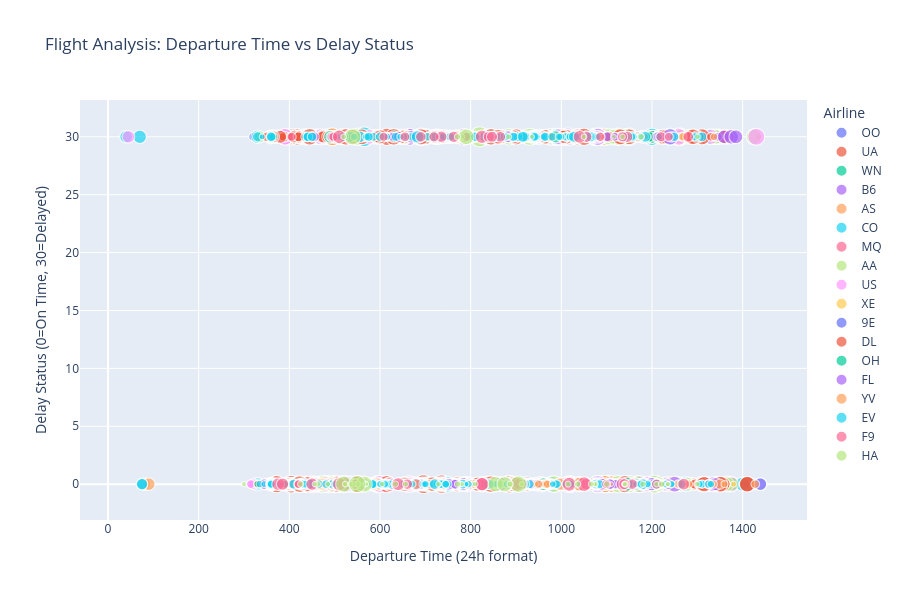

The code cell stored with this chart in its notebook:
### Markdown cell above
## Exercise 8: Interactive Data Exploration - Flight Delays Analysis

### Code cell
# Load real Airlines dataset
airlines_data = pd.read_csv('Airlines.csv')

# Sample data for better visualization (dataset is large)
sample_data = airlines_data.sample(n=5000, random_state=42)

# Create derived features
sample_data['delay_minutes'] = sample_data['Delay'] * 30  # Convert binary to approximate minutes
sample_data['flight_distance'] = sample_data['Length']  # Use flight length as distance

# Interactive scatter plot with real data
fig = px.scatter(sample_data, 
                 x='Time', 
                 y='delay_minutes',
                 color='Airline',
                 size='flight_distance',
                 hover_data=['Flight', 'AirportFrom', 'AirportTo'],
                 title='Flight Analysis: Departure Time vs Delay Status',
                 labels={'Time': 'Departure Time (24h format)',
                         'delay_minutes': 'Delay Status (0=On Time, 30=Delayed)',
                         'flight_distance': 'Flight Length (minutes)'})

fig.update_layout(height=600)
fig.show()

# Summary statistics by airline
print("\\nDelay Statistics by Airline:")
delay_stats = sample_data.groupby('Airline').agg({
    'Delay': ['count', 'sum', 'mean'],
    'Length': 'mean'
}).round(3)
delay_stats.columns = ['Total_Flights', 'Delayed_Flights', 'Delay_Rate', 'Avg_Flight_Length']
print(delay_stats)

### Figure 1 — Plotly figure (JSON) as saved in the notebook; plotly's stock layout.template omitted (floating-point values rounded to 4 significant figures; data arrays with more than 128 entries replaced by an {"elided": "..."} marker saying what was removed)
{"data": [{"customdata": {"elided": "489x3 mixed values"}, "hovertemplate": "Airline=OO<br>Departure Time (24h format)=%{x}<br>Delay Status (0=On Time, 30=Delayed)=%{y}<br>Flight Length (minutes)=%{marker.size}<br>Flight=%{customdata[0]}<br>AirportFrom=%{customdata[1]}<br>AirportTo=%{customdata[2]}<extra></extra>", "legendgroup": "OO", "marker": {"color": "#636efa", "size": {"elided": "489 int values"}, "sizemode": "area", "sizeref": 1.3, "symbol": "circle"}, "mode": "markers", "name": "OO", "showlegend": true, "type": "scattergl", "x": {"elided": "489 int values"}, "xaxis": "x", "y": {"elided": "489 int values"}, "yaxis": "y"}, {"customdata": {"elided": "249x3 mixed values"}, "hovertemplate": "Airline=UA<br>Departure Time (24h format)=%{x}<br>Delay Status (0=On Time, 30=Delayed)=%{y}<br>Flight Length (minutes)=%{marker.size}<br>Flight=%{customdata[0]}<br>AirportFrom=%{customdata[1]}<br>AirportTo=%{customdata[2]}<extra></extra>", "legendgroup": "UA", "marker": {"color": "#EF553B", "size": {"elided": "249 int values"}, "sizemode": "area", "sizeref": 1.3, "symbol": "circle"}, "mode": "markers", "name": "UA", "showlegend": true, "type": "scattergl", "x": {"elided": "249 int values"}, "xaxis": "x", "y": {"elided": "249 int values"}, "yaxis": "y"}, {"customdata": {"elided": "859x3 mixed values"}, "hovertemplate": "Airline=WN<br>Departure Time (24h format)=%{x}<br>Delay Status (0=On Time, 30=Delayed)=%{y}<br>Flight Length (minutes)=%{marker.size}<br>Flight=%{customdata[0]}<br>AirportFrom=%{customdata[1]}<br>AirportTo=%{customdata[2]}<extra></extra>", "legendgroup": "WN", "marker": {"color": "#00cc96", "size": {"elided": "859 int values"}, "sizemode": "area", "sizeref": 1.3, "symbol": "circle"}, "mode": "markers", "name": "WN", "showlegend": true, "type": "scattergl", "x": {"elided": "859 int values"}, "xaxis": "x", "y": {"elided": "859 int values"}, "yaxis": "y"}, {"customdata": {"elided": "169x3 mixed values"}, "hovertemplate": "Airline=B6<br>Departure Time (24h format)=%{x}<br>Delay Status (0=On Time, 30=Delayed)=%{y}<br>Flight Length (minutes)=%{marker.size}<br>Flight=%{customdata[0]}<br>AirportFrom=%{customdata[1]}<br>AirportTo=%{customdata[2]}<extra></extra>", "legendgroup": "B6", "marker": {"color": "#ab63fa", "size": {"elided": "169 int values"}, "sizemode": "area", "sizeref": 1.3, "symbol": "circle"}, "mode": "markers", "name": "B6", "showlegend": true, "type": "scattergl", "x": {"elided": "169 int values"}, "xaxis": "x", "y": {"elided": "169 int values"}, "yaxis": "y"}, {"customdata": {"elided": "107x3 mixed values"}, "hovertemplate": "Airline=AS<br>Departure Time (24h format)=%{x}<br>Delay Status (0=On Time, 30=Delayed)=%{y}<br>Flight Length (minutes)=%{marker.size}<br>Flight=%{customdata[0]}<br>AirportFrom=%{customdata[1]}<br>AirportTo=%{customdata[2]}<extra></extra>", "legendgroup": "AS", "marker": {"color": "#FFA15A", "size": [235, 133, 59, 129, 134, 143, 42, 122, 69, 46, 88, 400, 360, 155, 155, 385, 157, 148, 198, 164, 101, 127, 375, 154, 379, 170, 221, 43, 235, 130, 148, 129, 147, 199, 77, 158, 77, 117, 155, 165, 159, 88, 340, 165, 127, 126, 188, 167, 339, 115, 221, 183, 59, 385, 144, 137, 225, 56, 100, 162, 146, 337, 148, 153, 162, 206, 77, 294, 60, 40, 148, 86, 180, 135, 163, 172, 227, 270, 282, 163, 129, 148, 154, 199, 175, 63, 141, 229, 72, 127, 59, 307, 400, 140, 154, 375, 45, 47, 200, 159, 385, 170, 190, 128, 163, 52, 156], "sizemode": "area", "sizeref": 1.3, "symbol": "circle"}, "mode": "markers", "name": "AS", "showlegend": true, "type": "scattergl", "x": [1150, 420, 945, 550, 795, 625, 698, 850, 360, 1110, 606, 495, 480, 810, 810, 500, 990, 720, 1090, 1260, 485, 1070, 1110, 540, 1095, 985, 780, 516, 520, 735, 755, 445, 370, 425, 742, 1205, 1118, 480, 650, 1115, 1135, 1267, 550, 380, 1070, 1195, 420, 1110, 465, 420, 780, 390, 945, 1095, 425, 590, 1290, 1435, 370, 1110, 1265, 840, 510, 600, 750, 80, 742, 785, 1080, 1125, 755, 420, 1055, 1070, 550, 725, 730, 1135, 745, 750, 550, 755, 835, 425, 750, 1237, 805, 700, 360, 775, 1240, 905, 495, 1170, 470, 450, 1177, 813, 90, 870, 1095, 1025, 1005, 785, 750, 721, 1130], "xaxis": "x", "y": [30, 0, 0, 30, 30, 30, 30, 0, 0, 0, 0, 30, 0, 0, 30, 0, 0, 30, 30, 0, 0, 0, 0, 0, 30, 30, 30, 0, 30, 0, 30, 0, 0, 0, 0, 30, 30, 30, 0, 0, 0, 30, 0, 0, 30, 30, 0, 0, 0, 0, 0, 0, 0, 0, 0, 0, 0, 30, 0, 0, 30, 0, 0, 0, 0, 0, 0, 0, 30, 0, 0, 30, 0, 30, 0, 0, 30, 0, 0, 0, 0, 30, 30, 0, 30, 30, 0, 30, 0, 0, 30, 0, 30, 0, 30, 0, 30, 0, 0, 0, 0, 30, 30, 0, 0, 0, 0], "yaxis": "y"}, {"customdata": {"elided": "213x3 mixed values"}, "hovertemplate": "Airline=CO<br>Departure Time (24h format)=%{x}<br>Delay Status (0=On Time, 30=Delayed)=%{y}<br>Flight Length (minutes)=%{marker.size}<br>Flight=%{customdata[0]}<br>AirportFrom=%{customdata[1]}<br>AirportTo=%{customdata[2]}<extra></extra>", "legendgroup": "CO", "marker": {"color": "#19d3f3", "size": {"elided": "213 int values"}, "sizemode": "area", "sizeref": 1.3, "symbol": "circle"}, "mode": "markers", "name": "CO", "showlegend": true, "type": "scattergl", "x": {"elided": "213 int values"}, "xaxis": "x", "y": {"elided": "213 int values"}, "yaxis": "y"}, {"customdata": {"elided": "341x3 mixed values"}, "hovertemplate": "Airline=MQ<br>Departure Time (24h format)=%{x}<br>Delay Status (0=On Time, 30=Delayed)=%{y}<br>Flight Length (minutes)=%{marker.size}<br>Flight=%{customdata[0]}<br>AirportFrom=%{customdata[1]}<br>AirportTo=%{customdata[2]}<extra></extra>", "legendgroup": "MQ", "marker": {"color": "#FF6692", "size": {"elided": "341 int values"}, "sizemode": "area", "sizeref": 1.3, "symbol": "circle"}, "mode": "markers", "name": "MQ", "showlegend": true, "type": "scattergl", "x": {"elided": "341 int values"}, "xaxis": "x", "y": {"elided": "341 int values"}, "yaxis": "y"}, {"customdata": {"elided": "459x3 mixed values"}, "hovertemplate": "Airline=AA<br>Departure Time (24h format)=%{x}<br>Delay Status (0=On Time, 30=Delayed)=%{y}<br>Flight Length (minutes)=%{marker.size}<br>Flight=%{customdata[0]}<br>AirportFrom=%{customdata[1]}<br>AirportTo=%{customdata[2]}<extra></extra>", "legendgroup": "AA", "marker": {"color": "#B6E880", "size": {"elided": "459 int values"}, "sizemode": "area", "sizeref": 1.3, "symbol": "circle"}, "mode": "markers", "name": "AA", "showlegend": true, "type": "scattergl", "x": {"elided": "459 int values"}, "xaxis": "x", "y": {"elided": "459 int values"}, "yaxis": "y"}, {"customdata": {"elided": "313x3 mixed values"}, "hovertemplate": "Airline=US<br>Departure Time (24h format)=%{x}<br>Delay Status (0=On Time, 30=Delayed)=%{y}<br>Flight Length (minutes)=%{marker.size}<br>Flight=%{customdata[0]}<br>AirportFrom=%{customdata[1]}<br>AirportTo=%{customdata[2]}<extra></extra>", "legendgroup": "US", "marker": {"color": "#FF97FF", "size": {"elided": "313 int values"}, "sizemode": "area", "sizeref": 1.3, "symbol": "circle"}, "mode": "markers", "name": "US", "showlegend": true, "type": "scattergl", "x": {"elided": "313 int values"}, "xaxis": "x", "y": {"elided": "313 int values"}, "yaxis": "y"}, {"customdata": {"elided": "291x3 mixed values"}, "hovertemplate": "Airline=XE<br>Departure Time (24h format)=%{x}<br>Delay Status (0=On Time, 30=Delayed)=%{y}<br>Flight Length (minutes)=%{marker.size}<br>Flight=%{customdata[0]}<br>AirportFrom=%{customdata[1]}<br>AirportTo=%{customdata[2]}<extra></extra>", "legendgroup": "XE", "marker": {"color": "#FECB52", "size": {"elided": "291 int values"}, "sizemode": "area", "sizeref": 1.3, "symbol": "circle"}, "mode": "markers", "name": "XE", "showlegend": true, "type": "scattergl", "x": {"elided": "291 int values"}, "xaxis": "x", "y": {"elided": "291 int values"}, "yaxis": "y"}, {"customdata": {"elided": "197x3 mixed values"}, "hovertemplate": "Airline=9E<br>Departure Time (24h format)=%{x}<br>Delay Status (0=On Time, 30=Delayed)=%{y}<br>Flight Length (minutes)=%{marker.size}<br>Flight=%{customdata[0]}<br>AirportFrom=%{customdata[1]}<br>AirportTo=%{customdata[2]}<extra></extra>", "legendgroup": "9E", "marker": {"color": "#636efa", "size": {"elided": "197 int values"}, "sizemode": "area", "sizeref": 1.3, "symbol": "circle"}, "mode": "markers", "name": "9E", "showlegend": true, "type": "scattergl", "x": {"elided": "197 int values"}, "xaxis": "x", "y": {"elided": "197 int values"}, "yaxis": "y"}, {"customdata": {"elided": "537x3 mixed values"}, "hovertemplate": "Airline=DL<br>Departure Time (24h format)=%{x}<br>Delay Status (0=On Time, 30=Delayed)=%{y}<br>Flight Length (minutes)=%{marker.size}<br>Flight=%{customdata[0]}<br>AirportFrom=%{customdata[1]}<br>AirportTo=%{customdata[2]}<extra></extra>", "legendgroup": "DL", "marker": {"color": "#EF553B", "size": {"elided": "537 int values"}, "sizemode": "area", "sizeref": 1.3, "symbol": "circle"}, "mode": "markers", "name": "DL", "showlegend": true, "type": "scattergl", "x": {"elided": "537 int values"}, "xaxis": "x", "y": {"elided": "537 int values"}, "yaxis": "y"}, {"customdata": {"elided": "121x3 mixed values"}, "hovertemplate": "Airline=OH<br>Departure Time (24h format)=%{x}<br>Delay Status (0=On Time, 30=Delayed)=%{y}<br>Flight Length (minutes)=%{marker.size}<br>Flight=%{customdata[0]}<br>AirportFrom=%{customdata[1]}<br>AirportTo=%{customdata[2]}<extra></extra>", "legendgroup": "OH", "marker": {"color": "#00cc96", "size": [212, 210, 122, 132, 196, 82, 140, 83, 107, 147, 89, 99, 106, 88, 166, 56, 149, 91, 66, 111, 132, 175, 127, 115, 110, 96, 89, 83, 142, 95, 143, 99, 102, 93, 128, 100, 100, 88, 119, 174, 106, 96, 145, 210, 108, 80, 87, 131, 138, 138, 91, 76, 143, 84, 73, 65, 83, 76, 103, 105, 103, 251, 96, 114, 92, 91, 110, 103, 115, 107, 180, 89, 105, 200, 86, 212, 116, 110, 124, 95, 148, 56, 145, 114, 125, 103, 146, 94, 88, 110, 119, 88, 79, 134, 69, 130, 89, 97, 125, 134, 70, 95, 80, 79, 130, 83, 156, 186, 119, 135, 86, 136, 98, 156, 83, 127, 101, 84, 132, 100, 122], "sizemode": "area", "sizeref": 1.3, "symbol": "circle"}, "mode": "markers", "name": "OH", "showlegend": true, "type": "scattergl", "x": [1200, 490, 1055, 360, 1240, 630, 1055, 370, 740, 620, 390, 620, 530, 1045, 515, 1040, 687, 1140, 1020, 1175, 450, 1165, 765, 915, 395, 985, 720, 720, 1080, 910, 1015, 660, 1045, 732, 503, 1135, 820, 915, 1075, 425, 743, 365, 655, 960, 625, 820, 660, 420, 1175, 700, 555, 824, 751, 800, 860, 500, 720, 1035, 515, 915, 959, 1145, 365, 411, 1085, 770, 405, 950, 1235, 370, 630, 440, 805, 680, 645, 1200, 979, 495, 1210, 970, 629, 1040, 655, 1115, 580, 1055, 804, 605, 360, 875, 670, 1045, 420, 1210, 330, 450, 1240, 570, 905, 1210, 1200, 500, 1035, 935, 600, 370, 522, 987, 1030, 905, 1135, 1195, 897, 879, 720, 635, 420, 600, 580, 990, 820], "xaxis": "x", "y": [30, 30, 0, 30, 30, 0, 30, 0, 0, 0, 0, 0, 0, 0, 0, 30, 0, 0, 30, 30, 30, 0, 0, 0, 0, 0, 0, 30, 30, 0, 0, 0, 30, 0, 30, 30, 0, 0, 0, 0, 30, 30, 0, 0, 0, 0, 0, 0, 0, 0, 0, 30, 30, 0, 0, 0, 0, 0, 30, 30, 0, 0, 0, 0, 0, 0, 0, 0, 30, 0, 30, 30, 0, 0, 0, 0, 0, 0, 0, 0, 0, 0, 0, 0, 0, 0, 30, 0, 0, 0, 0, 0, 0, 0, 0, 30, 30, 30, 30, 30, 0, 0, 0, 30, 0, 0, 0, 30, 0, 0, 0, 30, 30, 0, 0, 0, 0, 0, 0, 0, 0], "yaxis": "y"}, {"customdata": {"elided": "189x3 mixed values"}, "hovertemplate": "Airline=FL<br>Departure Time (24h format)=%{x}<br>Delay Status (0=On Time, 30=Delayed)=%{y}<br>Flight Length (minutes)=%{marker.size}<br>Flight=%{customdata[0]}<br>AirportFrom=%{customdata[1]}<br>AirportTo=%{customdata[2]}<extra></extra>", "legendgroup": "FL", "marker": {"color": "#ab63fa", "size": {"elided": "189 int values"}, "sizemode": "area", "sizeref": 1.3, "symbol": "circle"}, "mode": "markers", "name": "FL", "showlegend": true, "type": "scattergl", "x": {"elided": "189 int values"}, "xaxis": "x", "y": {"elided": "189 int values"}, "yaxis": "y"}, {"customdata": {"elided": "126x3 mixed values"}, "hovertemplate": "Airline=YV<br>Departure Time (24h format)=%{x}<br>Delay Status (0=On Time, 30=Delayed)=%{y}<br>Flight Length (minutes)=%{marker.size}<br>Flight=%{customdata[0]}<br>AirportFrom=%{customdata[1]}<br>AirportTo=%{customdata[2]}<extra></extra>", "legendgroup": "YV", "marker": {"color": "#FFA15A", "size": [88, 155, 117, 89, 155, 56, 109, 143, 78, 93, 205, 102, 83, 141, 40, 87, 46, 29, 150, 77, 104, 97, 151, 66, 127, 83, 59, 133, 116, 92, 111, 35, 35, 90, 105, 75, 135, 63, 99, 77, 71, 127, 83, 92, 114, 116, 56, 72, 78, 116, 46, 160, 100, 115, 29, 234, 35, 85, 93, 56, 45, 117, 190, 82, 102, 93, 90, 135, 79, 40, 66, 32, 94, 63, 79, 86, 157, 58, 62, 88, 93, 102, 71, 104, 167, 87, 167, 49, 69, 97, 57, 97, 102, 80, 129, 88, 29, 91, 66, 111, 46, 80, 178, 79, 40, 101, 145, 105, 122, 157, 68, 40, 150, 104, 89, 40, 100, 89, 80, 184, 70, 80, 69, 141, 88, 178], "sizemode": "area", "sizeref": 1.3, "symbol": "circle"}, "mode": "markers", "name": "YV", "showlegend": true, "type": "scattergl", "x": [917, 498, 1012, 585, 508, 1225, 975, 360, 748, 1074, 470, 390, 1150, 595, 1170, 920, 1186, 555, 920, 1323, 965, 808, 710, 415, 802, 595, 780, 1350, 737, 380, 710, 945, 655, 1260, 667, 790, 740, 1075, 1268, 618, 1337, 827, 595, 977, 659, 794, 942, 970, 870, 1006, 1186, 466, 510, 1010, 1110, 1040, 570, 1076, 660, 1225, 974, 360, 996, 475, 390, 1069, 1083, 1083, 372, 1170, 1310, 480, 602, 1220, 372, 405, 389, 1080, 1185, 790, 591, 1265, 648, 965, 505, 920, 505, 960, 660, 1428, 870, 808, 390, 1068, 360, 961, 726, 969, 1360, 710, 1186, 590, 598, 585, 845, 1258, 680, 1150, 790, 425, 430, 1090, 920, 360, 1335, 765, 1280, 950, 1007, 585, 1155, 370, 660, 835, 613, 723], "xaxis": "x", "y": [30, 0, 0, 0, 0, 0, 30, 0, 30, 30, 0, 0, 0, 0, 0, 0, 30, 0, 0, 0, 0, 0, 30, 0, 0, 0, 0, 0, 0, 0, 30, 0, 0, 0, 0, 0, 0, 0, 30, 0, 30, 0, 30, 0, 0, 30, 0, 0, 30, 0, 0, 0, 30, 30, 0, 0, 0, 30, 0, 0, 0, 0, 0, 0, 0, 0, 30, 30, 0, 30, 0, 0, 0, 0, 0, 0, 0, 30, 30, 0, 0, 0, 30, 0, 0, 0, 0, 0, 30, 0, 30, 0, 0, 0, 0, 30, 0, 0, 0, 0, 0, 0, 0, 0, 0, 0, 0, 30, 0, 0, 0, 30, 0, 0, 0, 30, 0, 0, 30, 0, 0, 0, 0, 0, 0, 0], "yaxis": "y"}, {"customdata": {"elided": "234x3 mixed values"}, "hovertemplate": "Airline=EV<br>Departure Time (24h format)=%{x}<br>Delay Status (0=On Time, 30=Delayed)=%{y}<br>Flight Length (minutes)=%{marker.size}<br>Flight=%{customdata[0]}<br>AirportFrom=%{customdata[1]}<br>AirportTo=%{customdata[2]}<extra></extra>", "legendgroup": "EV", "marker": {"color": "#19d3f3", "size": {"elided": "234 int values"}, "sizemode": "area", "sizeref": 1.3, "symbol": "circle"}, "mode": "markers", "name": "EV", "showlegend": true, "type": "scattergl", "x": {"elided": "234 int values"}, "xaxis": "x", "y": {"elided": "234 int values"}, "yaxis": "y"}, {"customdata": {"elided": "50x3 mixed values"}, "hovertemplate": "Airline=F9<br>Departure Time (24h format)=%{x}<br>Delay Status (0=On Time, 30=Delayed)=%{y}<br>Flight Length (minutes)=%{marker.size}<br>Flight=%{customdata[0]}<br>AirportFrom=%{customdata[1]}<br>AirportTo=%{customdata[2]}<extra></extra>", "legendgroup": "F9", "marker": {"color": "#FF6692", "size": [115, 237, 143, 108, 164, 110, 93, 116, 144, 93, 143, 237, 210, 136, 131, 202, 164, 153, 173, 270, 243, 123, 239, 142, 174, 166, 111, 149, 110, 205, 189, 103, 121, 227, 107, 237, 139, 155, 164, 212, 110, 264, 162, 130, 227, 108, 162, 140, 196, 140], "sizemode": "area", "sizeref": 1.3, "symbol": "circle"}, "mode": "markers", "name": "F9", "showlegend": true, "type": "scattergl", "x": [905, 825, 495, 497, 1055, 420, 420, 635, 1156, 420, 690, 825, 1135, 547, 1220, 375, 1055, 1139, 735, 1050, 522, 655, 1017, 660, 1270, 1145, 1086, 1280, 405, 1040, 385, 1237, 915, 510, 608, 825, 1135, 865, 763, 640, 1099, 902, 840, 1210, 510, 790, 847, 719, 450, 545], "xaxis": "x", "y": [0, 0, 30, 30, 30, 0, 0, 0, 0, 0, 30, 0, 0, 0, 30, 0, 0, 0, 30, 0, 0, 30, 0, 0, 0, 30, 30, 30, 30, 30, 0, 30, 0, 30, 30, 30, 30, 30, 30, 0, 0, 0, 30, 0, 0, 30, 30, 30, 0, 0], "yaxis": "y"}, {"customdata": {"elided": "56x3 mixed values"}, "hovertemplate": "Airline=HA<br>Departure Time (24h format)=%{x}<br>Delay Status (0=On Time, 30=Delayed)=%{y}<br>Flight Length (minutes)=%{marker.size}<br>Flight=%{customdata[0]}<br>AirportFrom=%{customdata[1]}<br>AirportTo=%{customdata[2]}<extra></extra>", "legendgroup": "HA", "marker": {"color": "#B6E880", "size": [340, 37, 32, 43, 34, 42, 340, 32, 30, 325, 34, 42, 51, 43, 49, 50, 49, 42, 49, 51, 51, 37, 37, 43, 34, 310, 33, 36, 37, 33, 33, 37, 49, 354, 37, 335, 36, 37, 50, 42, 36, 310, 44, 37, 34, 51, 37, 43, 42, 32, 36, 49, 49, 49, 43, 365], "sizemode": "area", "sizeref": 1.3, "symbol": "circle"}, "mode": "markers", "name": "HA", "showlegend": true, "type": "scattergl", "x": [565, 1210, 913, 550, 781, 729, 540, 913, 1116, 790, 1073, 1050, 1176, 1015, 1180, 462, 771, 1139, 1221, 1100, 1141, 520, 605, 776, 1073, 855, 1235, 569, 1135, 1140, 1235, 485, 541, 905, 1300, 520, 300, 1075, 425, 523, 569, 875, 884, 1300, 781, 1036, 535, 656, 810, 935, 456, 771, 887, 634, 1066, 550], "xaxis": "x", "y": [0, 0, 0, 0, 30, 0, 30, 0, 30, 30, 0, 30, 30, 0, 0, 0, 30, 0, 0, 0, 0, 30, 0, 0, 0, 0, 0, 0, 30, 0, 0, 0, 0, 0, 0, 0, 0, 0, 0, 0, 0, 0, 30, 30, 0, 0, 0, 0, 0, 30, 0, 0, 0, 0, 0, 0], "yaxis": "y"}], "layout": {"height": 600, "legend": {"itemsizing": "constant", "title": {"text": "Airline"}, "tracegroupgap": 0}, "title": {"text": "Flight Analysis: Departure Time vs Delay Status"}, "xaxis": {"anchor": "y", "domain": [0, 1], "title": {"text": "Departure Time (24h format)"}}, "yaxis": {"anchor": "x", "domain": [0, 1], "title": {"text": "Delay Status (0=On Time, 30=Delayed)"}}}}
